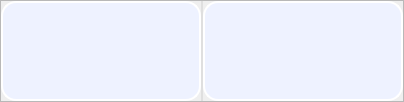
                <widget class="QFrame" name="Result_QF">
                 <property name="styleSheet">
                  <string notr="true"/>
                 </property>
                 <property name="frameShape">
                  <enum>QFrame::StyledPanel</enum>
                 </property>
                 <property name="frameShadow">
                  <enum>QFrame::Raised</enum>
                 </property>
                 <layout class="QVBoxLayout" name="verticalLayout_16">
                  <property name="spacing">
                   <number>0</number>
                  </property>
                  <property name="leftMargin">
                   <number>0</number>
                  </property>
                  <property name="topMargin">
                   <number>0</number>
                  </property>
                  <property name="rightMargin">
                   <number>0</number>
                  </property>
                  <property name="bottomMargin">
                   <number>0</number>
                  </property>
                  <item>
                   <widget class="QSplitter" name="splitter">
                    <property name="styleSheet">
                     <string notr="true">#splitter::handle{background: 1px solid  rgba(200, 200, 200,100);}</string>
                    </property>
                    <property name="orientation">
                     <enum>Qt::Horizontal</enum>
                    </property>
                    <property name="handleWidth">
                     <number>2</number>
                    </property>
                    <widget class="QLabel" name="pre_video">
                     <property name="minimumSize">
                      <size>
                       <width>200</width>
                       <height>100</height>
                      </size>
                     </property>
                     <property name="styleSheet">
                      <string notr="true">background-color: rgb(238, 242, 255);
border:2px solid rgb(255, 255, 255);
border-radius:15px</string>
                     </property>
                     <property name="text">
                      <string/>
                     </property>
                     <property name="alignment">
                      <set>Qt::AlignCenter</set>
                     </property>
                    </widget>
                    <widget class="QLabel" name="res_video">
                     <property name="minimumSize">
                      <size>
                       <width>200</width>
                       <height>100</height>
                      </size>
                     </property>
                     <property name="styleSheet">
                      <string notr="true">background-color: rgb(238, 242, 255);
border:2px solid rgb(255, 255, 255);
border-radius:15px</string>
                     </property>
                     <property name="text">
                      <string/>
                     </property>
                     <property name="alignment">
                      <set>Qt::AlignCenter</set>
                     </property>
                    </widget>
                   </widget>
                  </item>
                 </layout>
                </widget>
